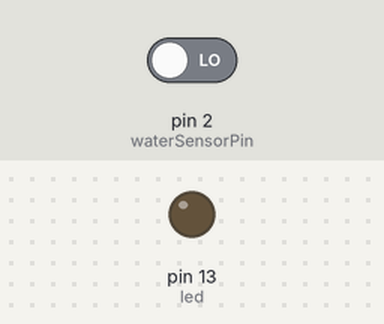
Bench run of a sketch on a simulated Arduino Uno, built with avr-gcc and run on an emulated ATmega328P. Parts: output pins drawn as LEDs (lit = HIGH). The inputs (shaded band) are chosen by the test bench; at power-on: pin 2 (waterSensorPin) LOW.

Above: at 1.5 s.
1.6 s: pin 2 (waterSensorPin) driven HIGH
At 2.1 s:
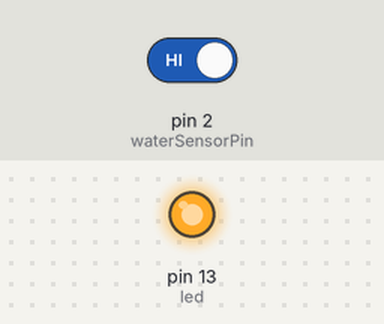
Timing chart, 0 to 10.6 s (numbered marks = the images above; inputs shaded):
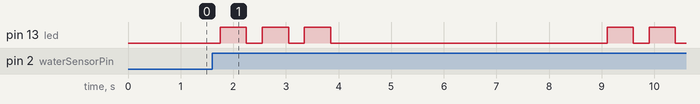

The sketch:

water_sensor.ino
```cpp
int waterSensorPin = 2;
int led = 13;

void setup() {
  // put your setup code here, to run once:
  pinMode(waterSensorPin, INPUT);
  pinMode(led, OUTPUT);
}

void loop() {
  // put your main code here, to run repeatedly:
  delay(250);
  digitalWrite(led, LOW);
  int isWaterPresent = digitalRead(waterSensorPin);
  if (isWaterPresent == HIGH) {
    digitalWrite(led, HIGH);
    delay(500);
    digitalWrite(led, LOW);
    delay(300);
    digitalWrite(led, HIGH);
    delay(500);
    digitalWrite(led, LOW);
    delay(300);
    digitalWrite(led, HIGH);
    delay(500);
    digitalWrite(led, LOW);
    delay(5000);
  }
}
```

Measured:
- after the input at 1.6 s, pin 13 (led): LOW → HIGH after 0.15 s, → LOW 0.50 s later, → HIGH 0.30 s later, → LOW 0.50 s later, … (10 changes in this stretch)
